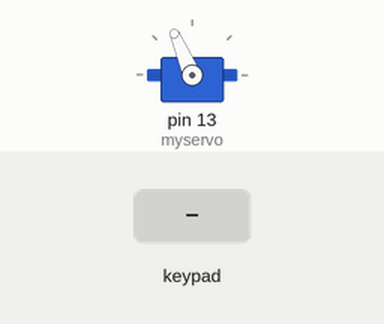
Recording of a sketch running on a simulated Arduino Uno, built with avr-gcc and run on an emulated ATmega328P. On the bench: servo. The inputs (shaded band) are chosen by the test bench. What the sketch prints to the serial monitor is not drawn.

Above: at 3.0 s.
3.1 s: key 'A' pressed
At 4.3 s:
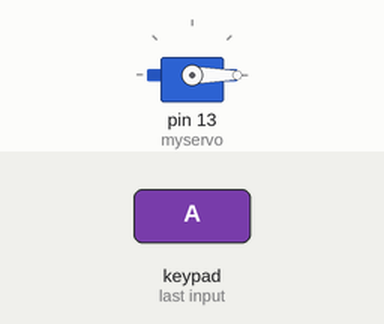
5.2 s: keypad keys 2 3 4 5 pressed 1.5 s apart
At 6.56 s:
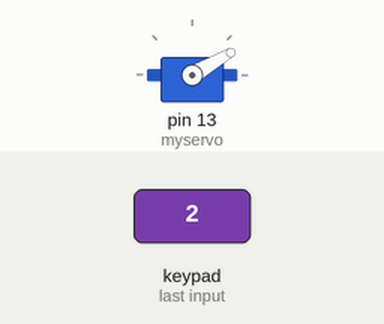
13.3 s: key '1' pressed
At 13.54 s:
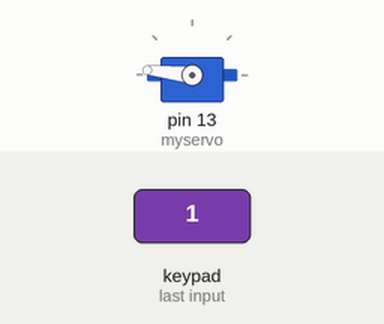
17.6 s: keypad keys 6 7 8 9 pressed 1.5 s apart
Timing chart, 0 to 28.9 s (numbered marks = the images above; inputs shaded):
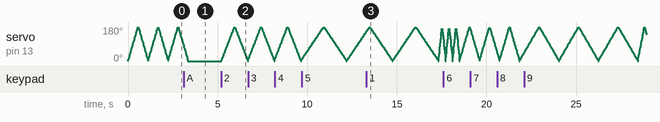

The sketch:

servoKeyboardPen.ino
```cpp
// there are 2 issues, delay is not allowing the keys to be pressed
// figure out a way . to continually run code
//  --make own delay that can be replicated for both issues

#include <Key.h>
#include <Keypad.h>
#include <Servo.h>
Servo myservo;
int pos = 20;
int del= 3;
bool stopMove=false;
char savedKey;


const byte ROWS = 4; //four rows
const byte COLS = 4; //four columns
char keys[ROWS][COLS] = {
  {'1','2','3','A'},
  {'4','5','6','B'},
  {'7','8','9','C'},
  {'*','0','#','D'}
};

byte rowPins[ROWS] = {2, 3, 4, 5}; //connect to the row pinouts of the keypad
byte colPins[COLS] = {6, 7, 8, 9}; //connect to the column pinouts of the keypad

Keypad keypad = Keypad( makeKeymap(keys), rowPins, colPins, ROWS, COLS );

void setup(){
   Serial.begin(9600);
   myservo.attach(13);

}

void loop(){
  char key = keypad.getKey();
  if (key) {
   savedKey = key;
  }

  //change pos,change delay
  if (key =='1') {
    changeVar(130,6,false);
  }
  if (key =='2'){
    changeVar(140,4,false);
  }
  if (key =='3'){
    changeVar(43,7,false);
   }
  if (key=='4'){
    changeVar(70,1,false);
  }
  if (key =='5'){
    changeVar(160,3,false);
  }
  if (key =='6'){
    changeVar(13,2,false);
  }
  if (key =='7'){
    changeVar(113,7,false);
  }
  if (key=='8'){
    changeVar(160,3,false);
   }
  if (key=='9'){
    changeVar(180,10,false);
  }
  if (key=='A'){
    changeVar(0,0,true);
  }
  Serial.println(savedKey);
  changeServo();

}

void changeServo(){
  if (!stopMove){
    for (pos = 0; pos <= 180; pos += 1) {
      myservo.write(pos);
      delay(del);       //ISSUE
    }

    for (pos = 180; pos >= 0; pos -= 1) {
      myservo.write(pos);
      delay(del);  //ISSUE
    }

   //delay (del);
  }
}

void changeVar(int posi,int dela,bool stopM) {
  //changing the global variables
  pos = posi;
  del= dela;
  stopMove=stopM;
}

//   if (pos < 90){
//      pos+=pos;
//      myservo.write (pos);
//      //Serial.println(pos);
//   } else {
//      pos-=pos;
//      myservo.write (pos);
//      //Serial.println(pos);
//   }
```

Measured:
- after the input at 3.1 s, servo on pin 13 (myservo): goes on until 3.3 s, then stays 0°
